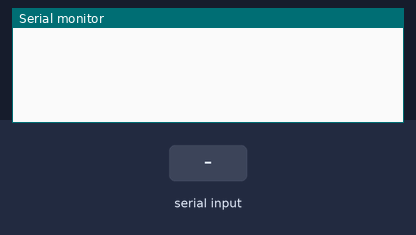
Recording of a sketch running on a simulated Arduino Uno, built with avr-gcc and run on an emulated ATmega328P. Parts: the last lines printed to the serial monitor. Inputs (shaded band) come from the test bench.

Above: at 1.2 s.
1.3 s: "T" received over Serial
At 1.7 s:
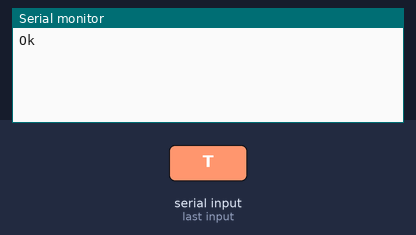
2.8 s: "M" received over Serial
At 4.0 s:
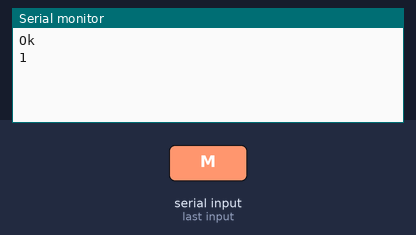

Measured:
- after the input at 1.3 s, the serial monitor: prints a new line at once (image 1)
- after the input at 2.8 s, the serial monitor: prints a new line at once (image 2)

The sketch:

basicMatlabSerial.ino
```cpp
int a=0;

void setup()
{
  Serial.begin(9600);
}

void loop()
{
  serialRoutine();
}

void serialRoutine()
{
  if(Serial.available()>0)
  {
    char t = Serial.read();

    if (t =='T')
    {
      Serial.println("Ok");
    }
    else if (t== 'M')
    {
      a++;
      Serial.println(a);
    }
  }
}
```
